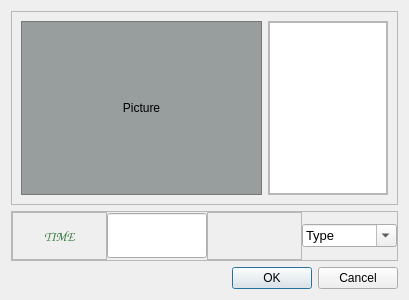
<?xml version="1.0" encoding="UTF-8"?>
<ui version="4.0">
 <class>Dialog</class>
 <widget class="QDialog" name="Dialog">
  <property name="geometry">
   <rect>
    <x>0</x>
    <y>0</y>
    <width>409</width>
    <height>300</height>
   </rect>
  </property>
  <property name="windowTitle">
   <string>Dialog</string>
  </property>
  <layout class="QVBoxLayout" name="verticalLayout">
   <item>
    <widget class="QFrame" name="fr_content">
     <property name="frameShape">
      <enum>QFrame::StyledPanel</enum>
     </property>
     <property name="frameShadow">
      <enum>QFrame::Raised</enum>
     </property>
     <layout class="QHBoxLayout" name="horizontalLayout">
      <item>
       <widget class="QFrame" name="fr_picture">
        <property name="autoFillBackground">
         <bool>false</bool>
        </property>
        <property name="styleSheet">
         <string notr="true">background-color: rgb(151, 158, 157);</string>
        </property>
        <property name="frameShape">
         <enum>QFrame::StyledPanel</enum>
        </property>
        <property name="frameShadow">
         <enum>QFrame::Raised</enum>
        </property>
        <layout class="QVBoxLayout" name="verticalLayout_2">
         <item>
          <widget class="QLabel" name="label_picture">
           <property name="text">
            <string>Picture</string>
           </property>
           <property name="alignment">
            <set>Qt::AlignCenter</set>
           </property>
          </widget>
         </item>
        </layout>
       </widget>
      </item>
      <item>
       <widget class="QFrame" name="fr_log">
        <property name="maximumSize">
         <size>
          <width>120</width>
          <height>16777215</height>
         </size>
        </property>
        <property name="frameShape">
         <enum>QFrame::StyledPanel</enum>
        </property>
        <property name="frameShadow">
         <enum>QFrame::Raised</enum>
        </property>
        <layout class="QHBoxLayout" name="horizontalLayout_2">
         <property name="spacing">
          <number>0</number>
         </property>
         <property name="leftMargin">
          <number>0</number>
         </property>
         <property name="topMargin">
          <number>0</number>
         </property>
         <property name="rightMargin">
          <number>0</number>
         </property>
         <property name="bottomMargin">
          <number>0</number>
         </property>
         <item>
          <widget class="QPlainTextEdit" name="plainTextEdit"/>
         </item>
        </layout>
       </widget>
      </item>
     </layout>
    </widget>
   </item>
   <item>
    <widget class="QFrame" name="fr_submit">
     <property name="minimumSize">
      <size>
       <width>0</width>
       <height>50</height>
      </size>
     </property>
     <property name="maximumSize">
      <size>
       <width>16777215</width>
       <height>50</height>
      </size>
     </property>
     <property name="frameShape">
      <enum>QFrame::StyledPanel</enum>
     </property>
     <property name="frameShadow">
      <enum>QFrame::Raised</enum>
     </property>
     <layout class="QHBoxLayout" name="horizontalLayout_3">
      <property name="spacing">
       <number>0</number>
      </property>
      <property name="leftMargin">
       <number>0</number>
      </property>
      <property name="topMargin">
       <number>0</number>
      </property>
      <property name="rightMargin">
       <number>0</number>
      </property>
      <property name="bottomMargin">
       <number>0</number>
      </property>
      <item>
       <widget class="QFrame" name="frame_2">
        <property name="frameShape">
         <enum>QFrame::StyledPanel</enum>
        </property>
        <property name="frameShadow">
         <enum>QFrame::Raised</enum>
        </property>
        <layout class="QVBoxLayout" name="verticalLayout_3">
         <item>
          <widget class="QLabel" name="label_time">
           <property name="minimumSize">
            <size>
             <width>0</width>
             <height>0</height>
            </size>
           </property>
           <property name="maximumSize">
            <size>
             <width>300</width>
             <height>16777215</height>
            </size>
           </property>
           <property name="font">
            <font>
             <family>Comic Sans MS</family>
             <pointsize>10</pointsize>
            </font>
           </property>
           <property name="styleSheet">
            <string notr="true">QLabel{
color: rgb(50, 120, 60);
}
QLabel:hover{
color: rgba(8, 255, 206,150);
}

</string>
           </property>
           <property name="text">
            <string>TIME</string>
           </property>
           <property name="alignment">
            <set>Qt::AlignCenter</set>
           </property>
          </widget>
         </item>
        </layout>
       </widget>
      </item>
      <item>
       <widget class="QLineEdit" name="lineEdit">
        <property name="maximumSize">
         <size>
          <width>100</width>
          <height>16777215</height>
         </size>
        </property>
        <property name="font">
         <font>
          <family>VNI-Vari</family>
          <pointsize>20</pointsize>
          <weight>75</weight>
          <bold>true</bold>
         </font>
        </property>
        <property name="maxLength">
         <number>2</number>
        </property>
       </widget>
      </item>
      <item>
       <widget class="QFrame" name="frame">
        <property name="frameShape">
         <enum>QFrame::StyledPanel</enum>
        </property>
        <property name="frameShadow">
         <enum>QFrame::Raised</enum>
        </property>
       </widget>
      </item>
      <item>
       <widget class="QComboBox" name="comboBox">
        <property name="font">
         <font>
          <pointsize>10</pointsize>
         </font>
        </property>
        <property name="inputMethodHints">
         <set>Qt::ImhNone</set>
        </property>
        <property name="editable">
         <bool>true</bool>
        </property>
        <property name="currentText">
         <string>Type</string>
        </property>
       </widget>
      </item>
     </layout>
    </widget>
   </item>
   <item>
    <widget class="QDialogButtonBox" name="buttonBox">
     <property name="orientation">
      <enum>Qt::Horizontal</enum>
     </property>
     <property name="standardButtons">
      <set>QDialogButtonBox::Cancel|QDialogButtonBox::Ok</set>
     </property>
    </widget>
   </item>
  </layout>
 </widget>
 <resources/>
 <connections>
  <connection>
   <sender>buttonBox</sender>
   <signal>accepted()</signal>
   <receiver>Dialog</receiver>
   <slot>accept()</slot>
   <hints>
    <hint type="sourcelabel">
     <x>248</x>
     <y>254</y>
    </hint>
    <hint type="destinationlabel">
     <x>157</x>
     <y>274</y>
    </hint>
   </hints>
  </connection>
  <connection>
   <sender>buttonBox</sender>
   <signal>rejected()</signal>
   <receiver>Dialog</receiver>
   <slot>reject()</slot>
   <hints>
    <hint type="sourcelabel">
     <x>316</x>
     <y>260</y>
    </hint>
    <hint type="destinationlabel">
     <x>286</x>
     <y>274</y>
    </hint>
   </hints>
  </connection>
 </connections>
</ui>
